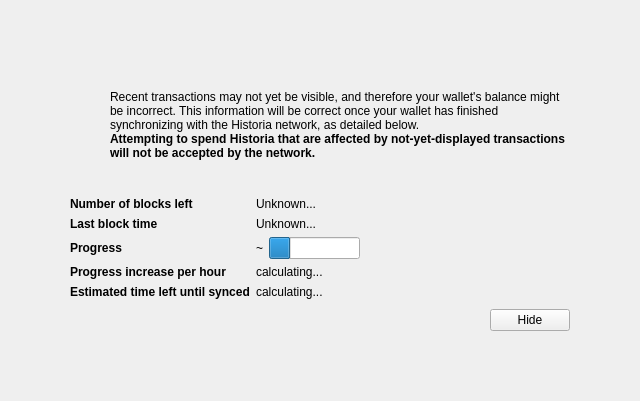
<?xml version="1.0" encoding="UTF-8"?>
<ui version="4.0">
 <class>ModalOverlay</class>
 <widget class="ModalOverlay" name="ModalOverlay">
  <property name="geometry">
   <rect>
    <x>0</x>
    <y>0</y>
    <width>640</width>
    <height>401</height>
   </rect>
  </property>
  <property name="windowTitle">
   <string>Form</string>
  </property>
  <layout class="QVBoxLayout" name="verticalLayout" stretch="0">
   <property name="sizeConstraint">
    <enum>QLayout::SetDefaultConstraint</enum>
   </property>
   <property name="leftMargin">
    <number>0</number>
   </property>
   <property name="topMargin">
    <number>0</number>
   </property>
   <property name="rightMargin">
    <number>0</number>
   </property>
   <property name="bottomMargin">
    <number>0</number>
   </property>
   <item>
    <widget class="QWidget" name="bgWidget" native="true">
     <property name="styleSheet">
      <string notr="true"/>
     </property>
     <layout class="QVBoxLayout" name="verticalLayoutMain" stretch="0">
      <property name="leftMargin">
       <number>60</number>
      </property>
      <property name="topMargin">
       <number>60</number>
      </property>
      <property name="rightMargin">
       <number>60</number>
      </property>
      <property name="bottomMargin">
       <number>60</number>
      </property>
      <item>
       <widget class="QWidget" name="contentWidget" native="true">
        <property name="styleSheet">
         <string notr="true"/>
        </property>
        <layout class="QVBoxLayout" name="verticalLayoutSub" stretch="1,0,0,0,0">
         <property name="spacing">
          <number>0</number>
         </property>
         <property name="leftMargin">
          <number>10</number>
         </property>
         <property name="topMargin">
          <number>10</number>
         </property>
         <property name="rightMargin">
          <number>10</number>
         </property>
         <property name="bottomMargin">
          <number>10</number>
         </property>
         <item>
          <layout class="QHBoxLayout" name="horizontalLayoutIconText" stretch="0,1">
           <property name="topMargin">
            <number>20</number>
           </property>
           <item>
            <layout class="QVBoxLayout" name="verticalLayoutIcon">
             <property name="leftMargin">
              <number>0</number>
             </property>
             <item>
              <widget class="QPushButton" name="warningIcon">
               <property name="enabled">
                <bool>false</bool>
               </property>
               <property name="text">
                <string/>
               </property>
               <property name="icon">
                <iconset>
                 <normaloff>:/icons/warning</normaloff>
                 <disabledoff>:/icons/warning</disabledoff>:/icons/warning</iconset>
               </property>
               <property name="iconSize">
                <size>
                 <width>48</width>
                 <height>48</height>
                </size>
               </property>
               <property name="flat">
                <bool>true</bool>
               </property>
              </widget>
             </item>
             <item>
              <spacer name="verticalSpacerWarningIcon">
               <property name="orientation">
                <enum>Qt::Vertical</enum>
               </property>
               <property name="sizeHint" stdset="0">
                <size>
                 <width>20</width>
                 <height>40</height>
                </size>
               </property>
              </spacer>
             </item>
            </layout>
           </item>
           <item>
            <layout class="QVBoxLayout" name="verticalLayoutInfoText">
             <property name="leftMargin">
              <number>0</number>
             </property>
             <property name="topMargin">
              <number>0</number>
             </property>
             <item>
              <widget class="QLabel" name="infoText">
               <property name="text">
                <string>Recent transactions may not yet be visible, and therefore your wallet's balance might be incorrect. This information will be correct once your wallet has finished synchronizing with the Historia network, as detailed below.</string>
               </property>
               <property name="textFormat">
                <enum>Qt::RichText</enum>
               </property>
               <property name="wordWrap">
                <bool>true</bool>
               </property>
              </widget>
             </item>
             <item>
              <widget class="QLabel" name="infoTextStrong">
               <property name="font">
                <font>
                 <weight>75</weight>
                 <bold>true</bold>
                </font>
               </property>
               <property name="text">
                <string>Attempting to spend Historia that are affected by not-yet-displayed transactions will not be accepted by the network.</string>
               </property>
               <property name="textFormat">
                <enum>Qt::RichText</enum>
               </property>
               <property name="wordWrap">
                <bool>true</bool>
               </property>
              </widget>
             </item>
             <item>
              <spacer name="verticalSpacerInTextSpace">
               <property name="orientation">
                <enum>Qt::Vertical</enum>
               </property>
               <property name="sizeHint" stdset="0">
                <size>
                 <width>20</width>
                 <height>40</height>
                </size>
               </property>
              </spacer>
             </item>
            </layout>
           </item>
          </layout>
         </item>
         <item>
          <spacer name="verticalSpacerAfterText">
           <property name="orientation">
            <enum>Qt::Vertical</enum>
           </property>
           <property name="sizeHint" stdset="0">
            <size>
             <width>20</width>
             <height>40</height>
            </size>
           </property>
          </spacer>
         </item>
         <item>
          <layout class="QFormLayout" name="formLayout">
           <property name="fieldGrowthPolicy">
            <enum>QFormLayout::FieldsStayAtSizeHint</enum>
           </property>
           <property name="horizontalSpacing">
            <number>6</number>
           </property>
           <property name="verticalSpacing">
            <number>6</number>
           </property>
           <property name="topMargin">
            <number>10</number>
           </property>
           <item row="0" column="0">
            <widget class="QLabel" name="labelNumberOfBlocksLeft">
             <property name="font">
              <font>
               <weight>75</weight>
               <bold>true</bold>
              </font>
             </property>
             <property name="text">
              <string>Number of blocks left</string>
             </property>
            </widget>
           </item>
           <item row="0" column="1">
            <widget class="QLabel" name="numberOfBlocksLeft">
             <property name="text">
              <string>Unknown...</string>
             </property>
            </widget>
           </item>
           <item row="1" column="0">
            <widget class="QLabel" name="labelLastBlockTime">
             <property name="font">
              <font>
               <weight>75</weight>
               <bold>true</bold>
              </font>
             </property>
             <property name="text">
              <string>Last block time</string>
             </property>
            </widget>
           </item>
           <item row="1" column="1">
            <widget class="QLabel" name="newestBlockDate">
             <property name="sizePolicy">
              <sizepolicy hsizetype="Maximum" vsizetype="Preferred">
               <horstretch>0</horstretch>
               <verstretch>0</verstretch>
              </sizepolicy>
             </property>
             <property name="text">
              <string>Unknown...</string>
             </property>
            </widget>
           </item>
           <item row="2" column="0">
            <widget class="QLabel" name="labelSyncDone">
             <property name="font">
              <font>
               <weight>75</weight>
               <bold>true</bold>
              </font>
             </property>
             <property name="text">
              <string>Progress</string>
             </property>
            </widget>
           </item>
           <item row="2" column="1">
            <layout class="QHBoxLayout" name="horizontalLayoutSync" stretch="0,1">
             <item>
              <widget class="QLabel" name="percentageProgress">
               <property name="text">
                <string notr="true">~</string>
               </property>
              </widget>
             </item>
             <item>
              <widget class="QProgressBar" name="progressBar">
               <property name="value">
                <number>24</number>
               </property>
               <property name="format">
                <string/>
               </property>
              </widget>
             </item>
            </layout>
           </item>
           <item row="4" column="0">
            <widget class="QLabel" name="labelProgressIncrease">
             <property name="font">
              <font>
               <weight>75</weight>
               <bold>true</bold>
              </font>
             </property>
             <property name="text">
              <string>Progress increase per hour</string>
             </property>
            </widget>
           </item>
           <item row="4" column="1">
            <widget class="QLabel" name="progressIncreasePerH">
             <property name="text">
              <string>calculating...</string>
             </property>
            </widget>
           </item>
           <item row="5" column="0">
            <widget class="QLabel" name="labelEstimatedTimeLeft">
             <property name="font">
              <font>
               <weight>75</weight>
               <bold>true</bold>
              </font>
             </property>
             <property name="text">
              <string>Estimated time left until synced</string>
             </property>
            </widget>
           </item>
           <item row="5" column="1">
            <widget class="QLabel" name="expectedTimeLeft">
             <property name="text">
              <string>calculating...</string>
             </property>
            </widget>
           </item>
          </layout>
         </item>
         <item>
          <layout class="QHBoxLayout" name="horizontalLayoutButtons">
           <property name="leftMargin">
            <number>10</number>
           </property>
           <property name="topMargin">
            <number>10</number>
           </property>
           <item>
            <spacer name="horizontalSpacer">
             <property name="orientation">
              <enum>Qt::Horizontal</enum>
             </property>
             <property name="sizeHint" stdset="0">
              <size>
               <width>40</width>
               <height>20</height>
              </size>
             </property>
            </spacer>
           </item>
           <item>
            <widget class="QPushButton" name="closeButton">
             <property name="text">
              <string>Hide</string>
             </property>
            </widget>
           </item>
          </layout>
         </item>
         <item>
          <layout class="QVBoxLayout" name="verticalLayout_2">
           <item>
            <spacer name="verticalSpacer">
             <property name="orientation">
              <enum>Qt::Vertical</enum>
             </property>
             <property name="sizeHint" stdset="0">
              <size>
               <width>20</width>
               <height>40</height>
              </size>
             </property>
            </spacer>
           </item>
          </layout>
         </item>
        </layout>
       </widget>
      </item>
     </layout>
    </widget>
   </item>
  </layout>
 </widget>
 <customwidgets>
  <customwidget>
   <class>ModalOverlay</class>
   <extends>QWidget</extends>
   <header>modaloverlay.h</header>
   <container>1</container>
  </customwidget>
 </customwidgets>
 <resources/>
 <connections/>
</ui>
